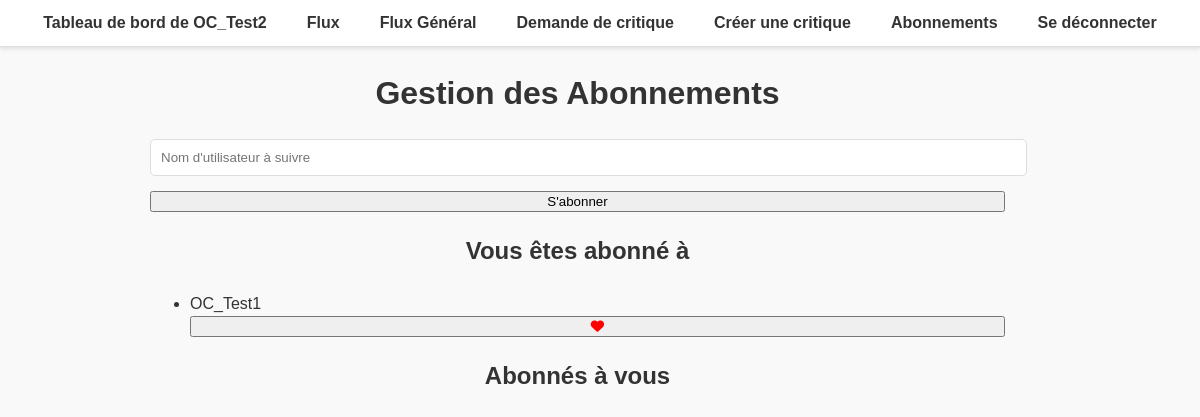
/subscriptions/ (signed in), run on an earlier commit of the app's database.
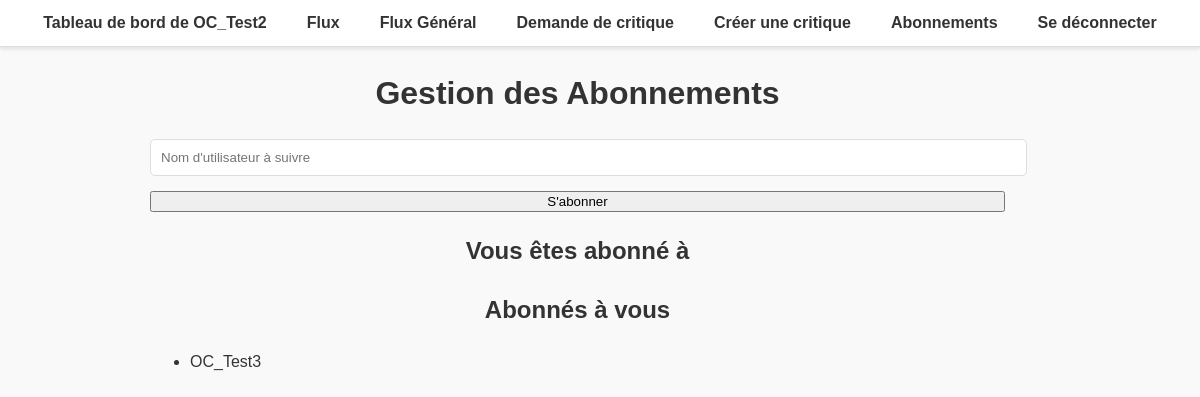
And on a later commit of the database.
### litrevuweb/models.py (models this page shows, shortened)
class UserFollows(models.Model):
    user = models.ForeignKey(settings.AUTH_USER_MODEL, on_delete=models.CASCADE, related_name='following')
    followed_user = models.ForeignKey(settings.AUTH_USER_MODEL, on_delete=models.CASCADE, related_name='followed_by')
    class Meta:
        unique_together = ('user', 'followed_user')

### litrevuweb/views.py (the view, shortened to what this page needs)
# urls.py: path('subscriptions/', views.manage_subscriptions, name='subscriptions'),
@login_required
def manage_subscriptions(request):
    search_query = request.GET.get('search', '')
    found_users = []
    error_message = ''
    if search_query:
        found_users = User.objects.filter(username__icontains=search_query).exclude(id=request.user.id)
    subscriptions = UserFollows.objects.filter(user=request.user)
    subscribers = UserFollows.objects.filter(followed_user=request.user)
    context = {
        'found_users': found_users,
        'subscriptions': subscriptions,
        'subscribers': subscribers,
        'search_query': search_query,
        'error_message': error_message,
    }
    return render(request, 'litrevuweb/abonnement.html', context)

### templates/litrevuweb/abonnement.html (shortened to what this page needs)
{% extends 'litrevuweb/base.html' %}
{% block content %}
<main>
    <h1>Gestion des Abonnements</h1>
    <form method="POST" action="{% url 'manage_subscriptions' %}">
        <input type="text" name="follow_username" placeholder="Nom d'utilisateur à suivre">
        <button type="submit">S'abonner</button>
    </form>
    <h2>Vous êtes abonné à</h2>
    <ul>
        {% for subscription in subscriptions %}
            <li>
                {{ subscription.followed_user.username }}
                <form method="post" action="{% url 'manage_subscriptions' %}">
                    <button type="submit" title="Se désabonner" class="follow-button">
                        <i class="fa-solid fa-heart subscribed"></i>
                    </button>
                </form>
            </li>
        {% endfor %}
    </ul>
    <h2>Abonnés à vous</h2>
    <ul>
        {% for subscriber in subscribers %}
            <li>{{ subscriber.user.username }}</li>
        {% endfor %}
    </ul>
</main>
{% endblock %}

What changed in the data, as far as the page shows it:
removed UserFollows: followed_user.username "OC_Test1", shown under "Vous êtes abonné à"
added UserFollows: user.username "OC_Test3", shown under "Abonnés à vous"
